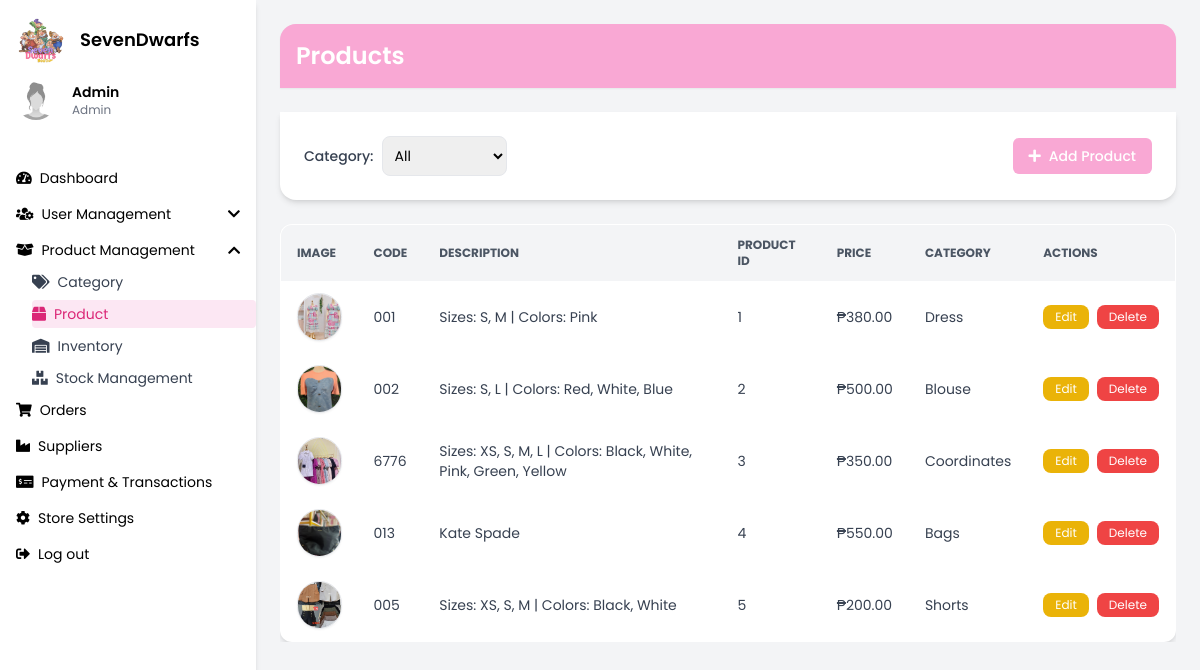
/products.php, run on the app's committed database.
### tables this page shows
CREATE TABLE `products` (
  `product_id` int(11) NOT NULL,
  `product_name` varchar(255) DEFAULT NULL,
  `description` text DEFAULT NULL,
  `price_id` int(11) DEFAULT NULL,
  `stocks` int(11) DEFAULT NULL,
  `category_id` int(11) DEFAULT NULL,
  `image_url` text DEFAULT NULL,
  `created_at` timestamp NOT NULL DEFAULT current_timestamp(),
  `supplier_id` int(11) DEFAULT NULL,
  `supplier_price` decimal(10,2) NOT NULL,
  `revenue` decimal(10,2) GENERATED ALWAYS AS (`price_id` - `supplier_price`) STORED,
  `sizes` varchar(255) DEFAULT NULL,
  `colors` varchar(255) DEFAULT NULL
);

CREATE TABLE `categories` (
  `category_id` int(11) NOT NULL,
  `category_code` varchar(10) DEFAULT NULL,
  `category_name` varchar(100) NOT NULL
);

### products.php (the view, shortened to what this page needs)
<?php
require 'conn.php';
$admin_name = "Admin";
$admin_role = "Admin";
$products = [];
$sqlProducts = "
    SELECT p.*, c.category_name
    FROM products p
    LEFT JOIN categories c ON p.category_id = c.category_id
";
$productStmt = $conn->prepare($sqlProducts);
$productStmt->execute();
$resultProducts = $productStmt->get_result();
if ($resultProducts->num_rows > 0) {
    while ($row = $resultProducts->fetch_assoc()) {
        $products[] = $row;
    }
}
?>
<!DOCTYPE html>
<html lang="en">
 <head>
  <script src="https://cdn.tailwindcss.com"></script>
  <link href="https://cdnjs.cloudflare.com/ajax/libs/font-awesome/5.15.3/css/all.min.css" rel="stylesheet" />
</head>
<body class="bg-gray-100 font-poppins text-sm transition-all duration-300">
 <body class="bg-gray-100 text-sm">
  <div class="flex h-screen">
<div class="w-64 bg-white shadow-md min-h-screen" x-data="{ userMenu: false, productMenu: true }">
  <div class="p-4">
    <div class="flex items-center space-x-4">
      <img src="logo2.png" alt="Logo" class="rounded-full w-12 h-12" />
      <h2 class="text-lg font-semibold">SevenDwarfs</h2>
    </div>
    <div class="mt-4 flex items-center space-x-4">
      <img src="newID.jpg" alt="Admin" class="rounded-full w-10 h-10" />
      <div>
        <h3 class="text-sm font-semibold"><?php echo htmlspecialchars($admin_name); ?></h3>
        <p class="text-xs text-gray-500"><?php echo htmlspecialchars($admin_role); ?></p>
      </div>
    </div>
  </div>
  <nav class="mt-6">
    <ul>
      <li class="px-4 py-2 hover:bg-gray-200">
        <a href="dashboard.php" class="flex items-center">
          <i class="fas fa-tachometer-alt mr-2"></i>Dashboard
        </a>
      </li>
      <li class="px-4 py-2 hover:bg-gray-200 cursor-pointer" @click="userMenu = !userMenu">
        <div class="flex items-center justify-between">
          <span class="flex items-center">
            <i class="fas fa-users-cog mr-2"></i>User Management
          </span>
          <i class="fas fa-chevron-down transition-transform duration-200" :class="{ 'rotate-180': userMenu }"></i>
        </div>
      </li>
      <li class="px-4 py-2 hover:bg-gray-200 cursor-pointer" @click="productMenu = !productMenu">
        <div class="flex items-center justify-between">
          <span class="flex items-center">
            <i class="fas fa-box-open mr-2"></i>Product Management
          </span>
          <i class="fas fa-chevron-down transition-transform duration-200" :class="{ 'rotate-180': productMenu }"></i>
        </div>
      </li>
      <ul x-show="productMenu" x-transition class="pl-8 text-sm text-gray-700 space-y-1">
        <li class="py-1 hover:text-pink-600"><a href="categories.php" class="flex items-center"><i class="fas fa-tags mr-2"></i>Category</a></li>
        <li class="py-1 bg-pink-100 text-pink-600 rounded"><a href="products.php" class="flex items-center"><i class="fas fa-box mr-2"></i>Product</a></li>
        <li class="py-1 hover:text-pink-600"><a href="inventory.php" class="flex items-center"><i class="fas fa-warehouse mr-2"></i>Inventory</a></li>
      <li class="py-1 hover:text-pink-600"><a href="stock_management.php" class="flex items-center"><i class="fas fa-boxes mr-2"></i>Stock Management</a></li>
      </ul>
      <li class="px-4 py-2 hover:bg-gray-200">
        <a href="orders.php" class="flex items-center">
          <i class="fas fa-shopping-cart mr-2"></i>Orders
        </a>
      </li>
      <li class="px-4 py-2 hover:bg-gray-200 ">
          <a href="suppliers.php" class="flex items-center">
            <i class="fas fa-industry mr-2"></i>Suppliers
          </a>
        </li>
      <li class="px-4 py-2 hover:bg-gray-200">
        <a href="payandtransac.php" class="flex items-center">
          <i class="fas fa-money-check-alt mr-2"></i>Payment & Transactions
        </a>
      </li>
      <li class="px-4 py-2 hover:bg-gray-200">
        <a href="storesettings.php" class="flex items-center">
          <i class="fas fa-cog mr-2"></i>Store Settings
        </a>
      </li>
      <li class="px-4 py-2 hover:bg-gray-200">
        <a href="logout.php" class="flex items-center">
          <i class="fas fa-sign-out-alt mr-2"></i>Log out
        </a>
      </li>
    </ul>
  </nav>
</div>
<div class="flex-1 p-6 space-y-6 transition-all duration-300 font-poppins">
  <div class="bg-pink-300 text-white p-4 rounded-t-2xl shadow-sm">
    <h1 class="text-2xl font-semibold">Products</h1>
  </div>
<div class="bg-white p-6 rounded-b-2xl shadow-md space-y-6">
  <div class="flex flex-wrap items-center justify-between gap-4">
    <form method="GET" action="products.php" id="categoryForm" class="flex items-center space-x-2">
      <label class="text-gray-700 font-medium">Category:</label>
      <select name="category" onchange="document.getElementById('categoryForm').submit()" class="p-2 border rounded-lg focus:outline-none focus:ring-2 focus:ring-pink-500 transition">
        <option value="all">All</option>
      </select>
    </form>
    <a href="add_product.php"
      class="flex items-center gap-2 bg-pink-300 hover:bg-pink-500 text-white text-sm font-medium rounded-md px-4 py-2 transition"
    >
      <i class="fas fa-plus"></i> Add Product
    </a>
  </div>
</div>
    <div class="overflow-x-auto">
      <table class="min-w-full bg-white border border-gray-200 shadow-md rounded-xl overflow-hidden">
        <thead class="bg-gray-100 text-gray-600 uppercase text-xs">
          <tr>
            <th class="px-4 py-3 text-left">Image</th>
            <th class="px-4 py-3 text-left">Code</th>
            <th class="px-4 py-3 text-left">Description</th>
            <th class="px-4 py-3 text-left">Product ID</th>
            <th class="px-4 py-3 text-left">Price</th>
            <th class="px-4 py-3 text-left">Category</th>
            <th class="px-4 py-3 text-left">Actions</th>
          </tr>
        </thead>
        <tbody class="text-gray-700 text-sm">
          <?php if (!empty($products)) { foreach ($products as $product) { ?>
            <tr class="hover:bg-gray-50 transition">
              <td class="px-4 py-3">
                <img src="<?= htmlspecialchars($product['image_url']); ?>" alt="Product" class="w-12 h-12 object-cover rounded-full border shadow-sm" />
              </td>
              <td class="px-4 py-3"><?= htmlspecialchars($product['product_name']); ?></td>
              <td class="px-4 py-3"><?= htmlspecialchars($product['description']); ?></td>
              <td class="px-4 py-3"><?= $product['product_id']; ?></td>
              <td class="px-4 py-3">₱<?= number_format($product['price_id'], 2); ?></td>
              <td class="px-4 py-3"><?= htmlspecialchars($product['category_name']); ?></td>
              <td class="px-4 py-3">
                <div class="flex gap-2">
                  <a href="edit_product.php?id=<?= $product['product_id']; ?>" class="bg-yellow-500 hover:bg-yellow-600 text-white px-3 py-1 rounded-lg transition text-xs">Edit</a>
                  <a href="delete_product.php?id=<?= $product['product_id']; ?>" onclick="return confirm('Are you sure you want to delete this product?')" class="bg-red-500 hover:bg-red-600 text-white px-3 py-1 rounded-lg transition text-xs">Delete</a>
                </div>
              </td>
            </tr>
          <?php }} else { ?>
            <tr>
              <td colspan="9" class="text-center text-gray-500 py-6">No products available</td>
            </tr>
          <?php } ?>
        </tbody>
      </table>
    </div>
  </div>
</div>

### data on the page
products: image_url (picture), product_name "001", description "Sizes: S, M | Colors: Pink", product_id "1", price "380.00", category.category_name "Dress"
products: image_url (picture), product_name "002", description "Sizes: S, L | Colors: Red, White, Blue", product_id "2", price "500.00", category.category_name "Blouse"
products: image_url (picture), product_name "6776", description "Sizes: XS, S, M, L | Colors: Black, White, Pink, Green, Yellow", product_id "3", price "350.00", category.category_name "Coordinates"
products: image_url (picture), product_name "013", description "Kate Spade", product_id "4", price "550.00", category.category_name "Bags"
products: image_url (picture), product_name "005", description "Sizes: XS, S, M | Colors: Black, White", product_id "5", price "200.00", category.category_name "Shorts"

### other printed values
$admin_name "Admin"
$admin_role "Admin"
